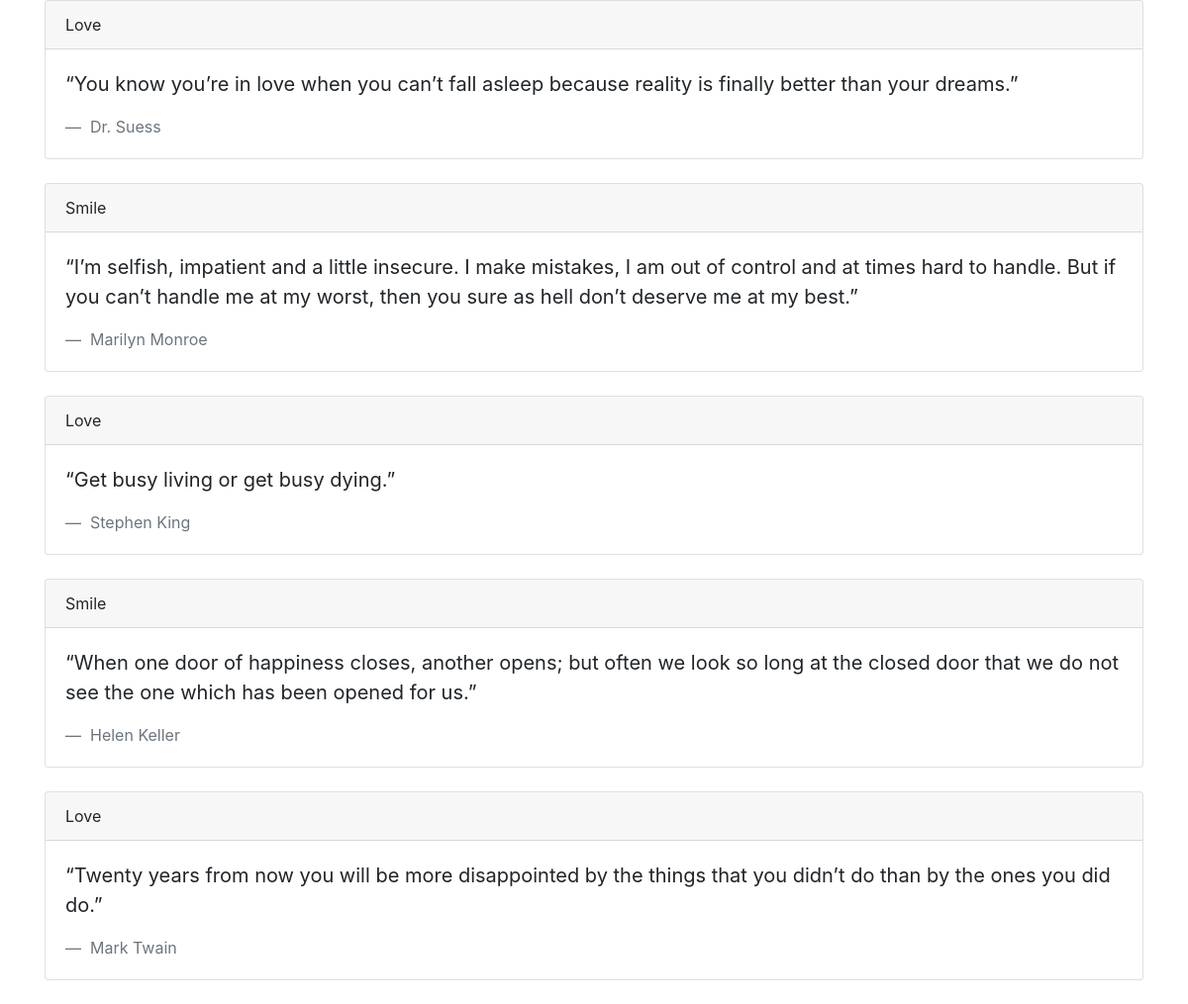
The app's page /, older data.
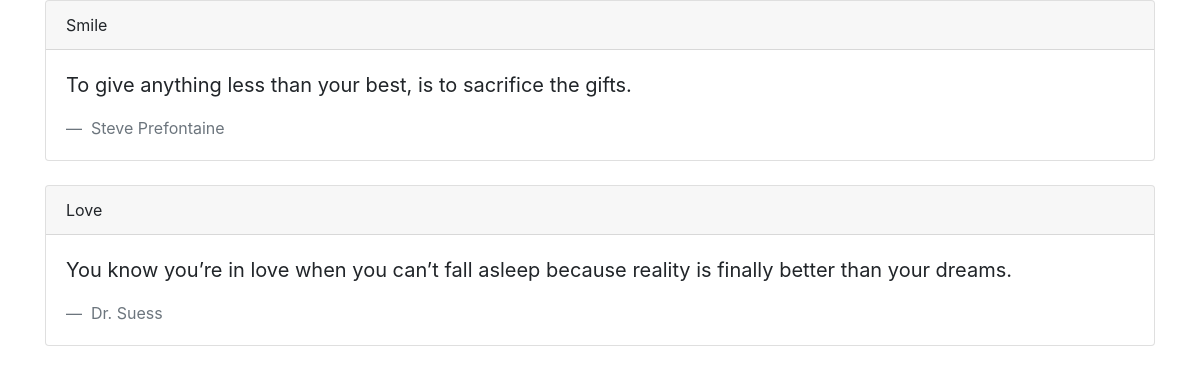
The same page, newer data.
### quotes/models.py (models this page shows, shortened)
class Quote(models.Model):
    quote = models.TextField(null=True)
    author = models.CharField(max_length=200,null=True)
    created = models.DateTimeField(editable=False,null=True)
    modified = models.DateTimeField(null=True)
    quote_category = models.ForeignKey(
        'QuoteCategory',
        on_delete= models.CASCADE
    )

class QuoteCategory(models.Model):
    title = models.CharField(max_length=50)

### quotes/views.py (the view)
# urls.py: path('',views.HomeView.as_view(),name= 'home' )
class HomeView(ListView):
    template_name = "home.html"
    model = Quote
    def get_queryset(self):
        query_set = super().get_queryset()
        return query_set.select_related
        ('quote_category')

### templates/home.html
{% extends 'base.html' %}
{% block body %}
      <div class=" container">
            {% for quote in object_list %}
            <div class="card">
            <div class="card-header">
                 {{ quote.quote_category.title }}
            </div>
                <div class="card-body">
                   <blockquote class="blockquote mb-0">
                      <p>
                          {{ quote.quote }}
                      </p>
                      <footer class="blockquote-footer">
                          {{ quote.author }}
                      </footer>
                   </blockquote>
                </div>
             </div>
                <br>
            {% endfor %}
      </div>
{% endblock %}

### templates/base.html (shortened to what this page needs)
<!DOCTYPE HTML>
<html>
     <head>
         <link rel="stylesheet" href="https://stackpath.bootstrapcdn.com/bootstrap/4.3.1/css/bootstrap.min.css"
>
     </head>
     <body>
     {% block body %}
     {% endblock %}
     </body>
</html>

Row changes from the older to the newer data that the page shows:
removed Quote: quote_category "Love", quote "“You know you’re in love when you can’t fall asleep because reality is finally better than your dreams.”", author "Dr. Suess"
removed Quote: quote_category "Smile", quote "“I’m selfish, impatient and a little insecure. I make mistakes, I am out of control and at times hard to handle. But if you can’t handle me at my worst, then you sure as hell don’t deserve me at my best.”", author "Marilyn Monroe"
removed Quote: quote_category "Love", quote "“Get busy living or get busy dying.”", author "Stephen King"
removed Quote: quote_category "Smile", quote "“When one door of happiness closes, another opens; but often we look so long at the closed door that we do not see the one which has been opened for us.”", author "Helen Keller"
removed Quote: quote_category "Love", quote "“Twenty years from now you will be more disappointed by the things that you didn’t do than by the ones you did do.”", author "Mark Twain"
added Quote: quote_category "Smile", quote "To give anything less than your best, is to sacrifice the gifts.", author "Steve Prefontaine"
added Quote: quote_category "Love", quote "You know you’re in love when you can’t fall asleep because reality is finally better than your dreams.", author "Dr. Suess"
